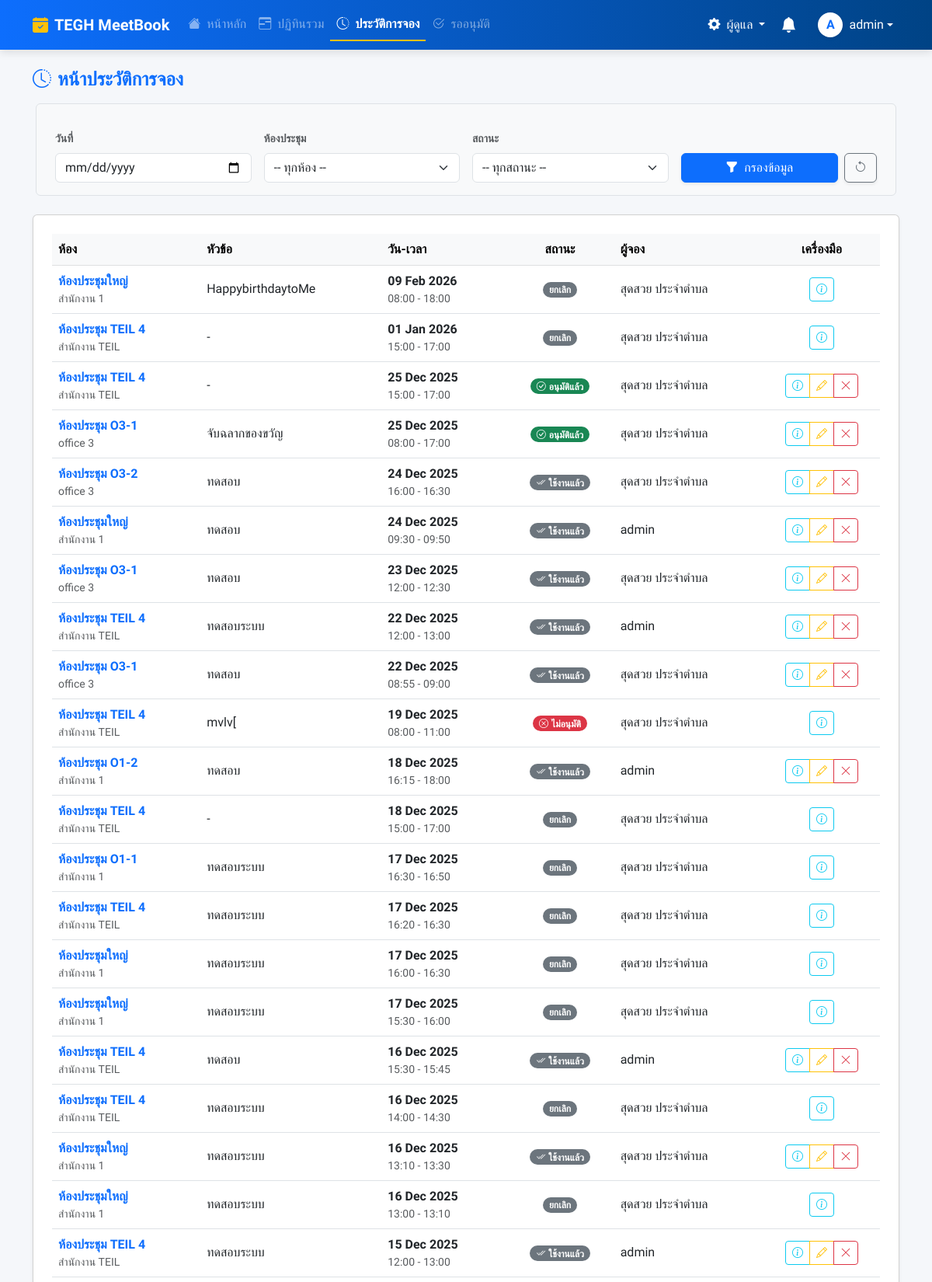
Page /history/ (signed in, upper part) on the committed database.
### booking/models.py (models this page shows, shortened)
class Booking(models.Model):
    user = models.ForeignKey(User, on_delete=models.SET_NULL, null=True, related_name='bookings')
    room = models.ForeignKey(Room, on_delete=models.CASCADE, related_name='bookings')
    title = models.CharField(max_length=200, verbose_name="หัวข้อการประชุม")
    start_time = models.DateTimeField(verbose_name="เวลาเริ่ม")
    end_time = models.DateTimeField(verbose_name="เวลาสิ้นสุด")
    chairman = models.CharField(max_length=200, blank=True, null=True, verbose_name="ประธาน")
    department = models.CharField(max_length=200, blank=True, null=True, verbose_name="แผนก")
    participant_count = models.PositiveIntegerField(default=1, verbose_name="จำนวนคน")
    participants = models.ManyToManyField(User, related_name='participating_in', blank=True, verbose_name="ผู้เข้าร่วม")
    is_user_seen = models.BooleanField(default=False, verbose_name="ผู้จองรับทราบแล้ว")
    equipments = models.ManyToManyField(Equipment, blank=True, related_name='bookings', verbose_name="อุปกรณ์ที่ขอเพิ่ม")
    presentation_file = models.FileField(upload_to='presentations/', blank=True, null=True, verbose_name="ไฟล์นำเสนอ")
    description = models.TextField(blank=True, null=True, verbose_name="รายละเอียด")
    additional_requests = models.TextField(blank=True, null=True, verbose_name="คำขอเพิ่มเติม")
    additional_notes = models.TextField(blank=True, null=True, verbose_name="หมายเหตุ")
    LAYOUT_CHOICES = (
        ('theatre', 'Theatre (เธียเตอร์)'),
        ('classroom', 'Classroom (แบบห้องเรียน)'),
        ('u_shape', 'U-Shape (รูปตัว U)'),
        ('banquet', 'Banquet (แบบจัดเลี้ยง)'),
        ('banquet_rounds', 'Banquet Rounds (โต๊ะจีน)'),
        ('conference', 'Conference (ห้องประชุมยาว)'),
        ('other', 'อื่นๆ (ระบุเพิ่มเติม)'),
    )
    room_layout = models.CharField(
        max_length=20,
        choices=LAYOUT_CHOICES,
        default='theatre',
        verbose_name="รูปแบบการจัดห้อง"
    )
    room_layout_attachment = models.FileField(
        upload_to='layout_attachments/',
        blank=True,
        null=True,
        verbose_name="ไฟล์แนบผังห้อง"
    )
    STATUS_CHOICES = [
        ('PENDING', 'รออนุมัติ'),
        ('APPROVED', 'อนุมัติแล้ว'),
        ('REJECTED', 'ไม่อนุมัติ'),
        ('CANCELLED', 'ยกเลิกแล้ว'),  # ต้องมีอันนี้ด้วย ไม่งั้นระบบยกเลิกจะ Error
    ]
    status = models.CharField(max_length=10, choices=STATUS_CHOICES, default='PENDING')
    created_at = models.DateTimeField(auto_now_add=True)
    updated_at = models.DateTimeField(auto_now=True)
    parent_booking = models.ForeignKey('self', on_delete=models.CASCADE, null=True, blank=True, related_name='child_bookings')
    recurrence_rule = models.CharField(max_length=20, blank=True, null=True)
    outlook_event_id = models.CharField(max_length=255, blank=True, null=True)

class Room(models.Model):
    name = models.CharField(max_length=100, verbose_name="ชื่อห้องประชุม")
    building = models.CharField(max_length=100, blank=True, null=True, verbose_name="อาคาร/ตึก")
    floor = models.CharField(max_length=50, blank=True, null=True, verbose_name="ชั้น")
    location = models.CharField(max_length=255, blank=True, null=True, verbose_name="สถานที่ตั้ง")
    capacity = models.PositiveIntegerField(default=1, verbose_name="ความจุ (คน)")
    equipment_in_room = models.TextField(blank=True, null=True, help_text="ระบุอุปกรณ์ถาวรในห้อง", verbose_name="อุปกรณ์ถาวรในห้อง")
    image = models.ImageField(upload_to='room_images/', blank=True, null=True, verbose_name="รูปภาพห้อง")
    approver = models.ForeignKey(User, on_delete=models.SET_NULL, null=True, blank=True, related_name='approver_rooms', verbose_name="ผู้อนุมัติ")
    is_maintenance = models.BooleanField(default=False, verbose_name="สถานะปิดปรับปรุง")
    maintenance_start = models.DateTimeField(null=True, blank=True, verbose_name="เริ่มปิดปรับปรุง")
    maintenance_end = models.DateTimeField(null=True, blank=True, verbose_name="สิ้นสุดปิดปรับปรุง")
    requires_approval = models.BooleanField(default=True, verbose_name="ต้องรออนุมัติ")
    line_notify_token = models.CharField(max_length=50, blank=True, null=True, verbose_name="Line Notify Token")
    teams_webhook_url = models.TextField(blank=True, null=True, verbose_name="Teams Webhook URL")

### booking/views.py (the view)
# urls.py: path('history/', views.history_view, name='history'),
@login_required
def history_view(request):
    if is_admin(request.user):
        qs = Booking.objects.select_related('room', 'user').all()
    else:
        qs = Booking.objects.select_related('room').filter(user=request.user)
    date_filter = request.GET.get('date')
    room_filter = request.GET.get('room')
    status_filter = request.GET.get('status')
    if date_filter:
        qs = qs.filter(start_time__date=date_filter)
    if room_filter and room_filter.isdigit():
        qs = qs.filter(room_id=room_filter)
    if status_filter:
        qs = qs.filter(status=status_filter)
    room_list = Room.objects.all()
    context = {
        **get_base_context(request),
        'bookings_list': qs.order_by('-start_time'),
        'room_list': room_list,
        'selected_date': date_filter,
        'selected_room': int(room_filter) if room_filter and room_filter.isdigit() else None,
        'selected_status': status_filter,
        'current_time': timezone.now(),
    }
    return render(request, 'pages/history.html', context)

### booking/views.py (called while the page is built)
def is_admin(user):
    return user.is_authenticated and (user.is_superuser or user.is_staff or user.groups.filter(name='Admin').exists())

def is_approver_or_admin(user):
    return user.is_authenticated and (user.is_superuser or user.is_staff or user.groups.filter(name__in=['Approver', 'Admin']).exists())

### templates/pages/history.html (shortened to what this page needs)
{% extends "base.html" %}
{% load static %}
{% block content %}
<div class="d-flex justify-content-between align-items-center mb-4">
        <h4 class="fw-bold text-primary"><i class="bi bi-clock-history me-2"></i></i>หน้าประวัติการจอง</h4>
    </div>
<section class="section">
            <form method="get" action="{% url 'history' %}" class="row g-3 mb-4 p-3 bg-light rounded border mx-1">
                <div class="col-md-3">
                    <label class="form-label small fw-bold text-muted">วันที่</label>
                    <input type="date" class="form-control" name="date" value="{{ selected_date|default:'' }}">
                </div>
                <div class="col-md-3">
                    <label class="form-label small fw-bold text-muted">ห้องประชุม</label>
                    <select class="form-select" name="room">
                        <option value="">-- ทุกห้อง --</option>
                    </select>
                </div>
                <div class="col-md-3">
                    <label class="form-label small fw-bold text-muted">สถานะ</label>
                    <select class="form-select" name="status">
                        <option value="">-- ทุกสถานะ --</option>
                    </select>
                </div>
                <div class="col-md-3 d-flex align-items-end">
                    <button type="submit" class="btn btn-primary w-100 shadow-sm">
                        <i class="bi bi-funnel-fill me-1"></i> กรองข้อมูล
                    </button>
                    <a href="{% url 'history' %}" class="btn btn-outline-secondary ms-2 shadow-sm" title="ล้างค่าการค้นหา">
                        <i class="bi bi-arrow-counterclockwise"></i>
                    </a>
                </div>
            </form>
            <div class="card shadow-sm">
            <div class="container-fluid px-4 py-4">
            <div class="table-responsive">
                <table class="table table-hover align-middle">
                    <thead class="table-light">
                        <tr>
                            <th scope="col">ห้อง</th>
                            <th scope="col">หัวข้อ</th>
                            <th scope="col">วัน-เวลา</th>
                            <th scope="col" class="text-center">สถานะ</th>
                            <th scope="col">ผู้จอง</th>
                            <th scope="col" class="text-center" style="width: 150px;">เครื่องมือ</th>
                        </tr>
                    </thead>
                    <tbody>
    {% for booking in bookings_list %}
    <tr>
        <td>
            <span class="fw-bold text-primary">{{ booking.room.name }}</span>
            <small class="d-block text-muted">{{ booking.room.building|default:"-" }}</small>
        </td>
        <td>{{ booking.title }}</td>
        <td>
            <div class="d-flex flex-column">
                <span class="fw-bold">{{ booking.start_time|date:"d M Y" }}</span>
                <small class="text-muted">
                    {{ booking.start_time|date:"H:i" }} - {{ booking.end_time|date:"H:i" }}
                </small>
            </div>
        </td>
        <td class="text-center">
            {% if booking.status == 'APPROVED' %}
                {% if booking.end_time < current_time %}
                    <span class="badge bg-secondary text-white rounded-pill">
                        <i class="bi bi-check2-all me-1"></i>ใช้งานแล้ว
                    </span>
                {% else %}
                    <span class="badge bg-success rounded-pill">
                        <i class="bi bi-check-circle me-1"></i>อนุมัติแล้ว
                    </span>
                {% endif %}
            {% elif booking.status == 'PENDING' %}
                <span class="badge bg-warning text-dark rounded-pill"><i class="bi bi-hourglass-split me-1"></i>รออนุมัติ</span>
            {% elif booking.status == 'REJECTED' %}
                <span class="badge bg-danger rounded-pill"><i class="bi bi-x-circle me-1"></i>ไม่อนุมัติ</span>
            {% else %}
                <span class="badge bg-secondary rounded-pill">ยกเลิก</span>
            {% endif %}
        </td>
        <td>
            {% if booking.user %}
                {{ booking.user.get_full_name|default:booking.user.username }}
            {% else %}
                <span class="text-muted fst-italic">ไม่ระบุ</span>
            {% endif %}
        </td>
        <td class="text-center">
            <div class="btn-group" role="group">
                <a href="{% url 'booking_detail' booking.id %}" class="btn btn-sm btn-outline-info" title="ดูรายละเอียด">
                    <i class="bi bi-info-circle"></i>
                </a>
                {% if is_admin_user or user == booking.user %}
                    {% if is_admin_user or booking.end_time > current_time %}
                        {% if booking.status == 'PENDING' or booking.status == 'APPROVED' %}
                            <a href="{% url 'edit_booking' booking.id %}" class="btn btn-sm btn-outline-warning" title="แก้ไข">
                                <i class="bi bi-pencil"></i>
                            </a>
                            <button type="button" class="btn btn-sm btn-outline-danger" data-bs-toggle="modal" data-bs-target="#deleteModal{{ booking.id }}" title="ยกเลิก">
                                <i class="bi bi-x-lg"></i>
                            </button>
                        {% endif %}
                    {% endif %}
                {% endif %}
            </div>
        </td>
    </tr>
    {% endfor %}
</tbody>
                </table>
            </div>
        </div>
    </div>
</section>
{% endblock %}

### templates/base.html (shortened to what this page needs)
{% load static %}
<!DOCTYPE html>
<html lang="th">
<head>
    <link href="https://cdn.jsdelivr.net/npm/bootstrap@5.3.0/dist/css/bootstrap.min.css" rel="stylesheet">
    <link rel="stylesheet" href="https://cdn.jsdelivr.net/npm/bootstrap-icons@1.11.0/font/bootstrap-icons.css">
    <link href="https://cdn.jsdelivr.net/npm/select2@4.1.0-rc.0/dist/css/select2.min.css" rel="stylesheet" />
    <link rel="stylesheet" href="https://cdn.jsdelivr.net/npm/select2-bootstrap-5-theme@1.3.0/dist/select2-bootstrap-5-theme.min.css" />
</head>
<body class="d-flex flex-column min-vh-100">
    <nav class="navbar navbar-expand-lg navbar-dark navbar-premium sticky-top">
        <div class="container">
            <a class="navbar-brand fw-bold d-flex align-items-center"
                href="{% if user.is_authenticated %}{% url 'dashboard' %}{% else %}{% url 'root' %}{% endif %}">
                <i class="bi bi-calendar-check-fill me-2 text-warning"></i>
                TEGH MeetBook
            </a>
            <div class="collapse navbar-collapse" id="navbarNav">
                <ul class="navbar-nav me-auto">
                    {% for item in menu_items %}
                    <li class="nav-item">
                        <a class="nav-link {% if item.active %}active text-white{% else %}text-white-50{% endif %}" href="{% url item.url_name %}">
                            <i class="bi {{ item.icon }} me-1"></i> {{ item.label }}
                        </a>
                    </li>
                    {% endfor %}
                </ul>
                <ul class="navbar-nav align-items-center gap-1">
                    {% if is_admin_user %}
                    <li class="nav-item dropdown">
                        <a class="nav-link dropdown-toggle text-white" href="#" data-bs-toggle="dropdown">
                            <i class="bi bi-gear-fill me-1"></i> ผู้ดูแล
                        </a>
                    </li>
                    {% endif %}
                    {% if user.is_authenticated %}
                    <li class="nav-item dropdown">
                        <a class="nav-link position-relative text-white" href="#" id="notificationDropdown" role="button" data-bs-toggle="dropdown" aria-expanded="false">
                            <i class="bi bi-bell-fill fs-5"></i>
                        </a>
                    </li>
                    {% endif %} {% if user.is_authenticated %}
                    <li class="nav-item dropdown ms-2">
                        <a class="nav-link dropdown-toggle text-white d-flex align-items-center" href="#" data-bs-toggle="dropdown">
                            <div class="bg-white text-primary rounded-circle d-flex align-items-center justify-content-center fw-bold me-2 shadow-sm" style="width: 32px; height: 32px;">
                                {{ user.username|make_list|first|upper }}
                            </div>
                            <span class="d-none d-lg-inline">{{ user.username }}</span>
                        </a>
                    </li>
                    {% else %}
                    <li class="nav-item">
                        <a class="btn btn-outline-light fw-bold ms-2 px-3 py-1" href="{% url 'login' %}">
                            เข้าสู่ระบบ
                        </a>
                    </li>
                    {% endif %}
                </ul>
            </div>
        </div>
    </nav>
    <main class="main-wrapper mt-4">
        <div class="container">
            {% block content %}{% endblock %}
        </div>
    </main>
</body>
</html>

### templates/base.html (style rules this page uses)
body { font-family: 'Sarabun', sans-serif; background-color: #f5f7fa; overflow-x: hidden; }
.navbar-premium { background: linear-gradient(90deg, #0d6efd 0%, #004385 100%); box-shadow: 0 4px 10px rgba(0,0,0,0.1); }
.nav-link { transition: all 0.2s; }
.nav-link.active { font-weight: 700; border-bottom: 2px solid #ffc107; }
.main-wrapper { min-height: 80vh; padding-bottom: 50px; width: 100%; }

### rows in the picture
Booking: room.name "ห้องประชุมใหญ่", room.building "สำนักงาน 1", title "HappybirthdaytoMe", start_time "09 Feb 2026", start_time "08:00", end_time "18:00", status "ยกเลิก", user.get_full_name "สุดสวย ประจำตำบล"
Booking: room.name "ห้องประชุม TEIL 4", room.building "สำนักงาน TEIL", title "-", start_time "01 Jan 2026", start_time "15:00", end_time "17:00", status "ยกเลิก", user.get_full_name "สุดสวย ประจำตำบล"
Booking: room.name "ห้องประชุม TEIL 4", room.building "สำนักงาน TEIL", title "-", start_time "25 Dec 2025", start_time "15:00", end_time "17:00", status "APPROVED" (drawn), user.get_full_name "สุดสวย ประจำตำบล"
Booking: room.name "ห้องประชุม O3-1", room.building "office 3", title "จับฉลากของขวัญ", start_time "25 Dec 2025", start_time "08:00", end_time "17:00", status "APPROVED" (drawn), user.get_full_name "สุดสวย ประจำตำบล"
Booking: room.name "ห้องประชุม O3-2", room.building "office 3", title "ทดสอบ", start_time "24 Dec 2025", start_time "16:00", end_time "16:30", status "APPROVED" (drawn), user.get_full_name "สุดสวย ประจำตำบล"
Booking: room.name "ห้องประชุมใหญ่", room.building "สำนักงาน 1", title "ทดสอบ", start_time "24 Dec 2025", start_time "09:30", end_time "09:50", status "APPROVED" (drawn), user.get_full_name "admin"
Booking: room.name "ห้องประชุม O3-1", room.building "office 3", title "ทดสอบ", start_time "23 Dec 2025", start_time "12:00", end_time "12:30", status "APPROVED" (drawn), user.get_full_name "สุดสวย ประจำตำบล"
Booking: room.name "ห้องประชุม TEIL 4", room.building "สำนักงาน TEIL", title "ทดสอบระบบ", start_time "22 Dec 2025", start_time "12:00", end_time "13:00", status "APPROVED" (drawn), user.get_full_name "admin"
Booking: room.name "ห้องประชุม O3-1", room.building "office 3", title "ทดสอบ", start_time "22 Dec 2025", start_time "08:55", end_time "09:00", status "APPROVED" (drawn), user.get_full_name "สุดสวย ประจำตำบล"
Booking: room.name "ห้องประชุม TEIL 4", room.building "สำนักงาน TEIL", title "mvlv[", start_time "19 Dec 2025", start_time "08:00", end_time "11:00", status "REJECTED" (drawn), user.get_full_name "สุดสวย ประจำตำบล"
Booking: room.name "ห้องประชุม O1-2", room.building "สำนักงาน 1", title "ทดสอบ", start_time "18 Dec 2025", start_time "16:15", end_time "18:00", status "APPROVED" (drawn), user.get_full_name "admin"
Booking: room.name "ห้องประชุม TEIL 4", room.building "สำนักงาน TEIL", title "-", start_time "18 Dec 2025", start_time "15:00", end_time "17:00", status "ยกเลิก", user.get_full_name "สุดสวย ประจำตำบล"
Booking: room.name "ห้องประชุม O1-1", room.building "สำนักงาน 1", title "ทดสอบระบบ", start_time "17 Dec 2025", start_time "16:30", end_time "16:50", status "ยกเลิก", user.get_full_name "สุดสวย ประจำตำบล"
Booking: room.name "ห้องประชุม TEIL 4", room.building "สำนักงาน TEIL", title "ทดสอบระบบ", start_time "17 Dec 2025", start_time "16:20", end_time "16:30", status "ยกเลิก", user.get_full_name "สุดสวย ประจำตำบล"
Booking: room.name "ห้องประชุมใหญ่", room.building "สำนักงาน 1", title "ทดสอบระบบ", start_time "17 Dec 2025", start_time "16:00", end_time "16:30", status "ยกเลิก", user.get_full_name "สุดสวย ประจำตำบล"
Booking: room.name "ห้องประชุมใหญ่", room.building "สำนักงาน 1", title "ทดสอบระบบ", start_time "17 Dec 2025", start_time "15:30", end_time "16:00", status "ยกเลิก", user.get_full_name "สุดสวย ประจำตำบล"
Booking: room.name "ห้องประชุม TEIL 4", room.building "สำนักงาน TEIL", title "ทดสอบ", start_time "16 Dec 2025", start_time "15:30", end_time "15:45", status "APPROVED" (drawn), user.get_full_name "admin"
Booking: room.name "ห้องประชุม TEIL 4", room.building "สำนักงาน TEIL", title "ทดสอบระบบ", start_time "16 Dec 2025", start_time "14:00", end_time "14:30", status "ยกเลิก", user.get_full_name "สุดสวย ประจำตำบล"
Booking: room.name "ห้องประชุมใหญ่", room.building "สำนักงาน 1", title "ทดสอบระบบ", start_time "16 Dec 2025", start_time "13:10", end_time "13:30", status "APPROVED" (drawn), user.get_full_name "สุดสวย ประจำตำบล"
Booking: room.name "ห้องประชุมใหญ่", room.building "สำนักงาน 1", title "ทดสอบระบบ", start_time "16 Dec 2025", start_time "13:00", end_time "13:10", status "ยกเลิก", user.get_full_name "สุดสวย ประจำตำบล"
Booking: room.name "ห้องประชุม TEIL 4", room.building "สำนักงาน TEIL", title "ทดสอบระบบ", start_time "15 Dec 2025", start_time "12:00", end_time "13:00", status "APPROVED" (drawn), user.get_full_name "admin"

### other values in the picture
{{ item.label }} "หน้าหลัก" "ปฏิทินรวม" "ประวัติการจอง" "รออนุมัติ"
{{ user.username|make_list|first|upper }} "A"
{{ user.username }} "admin"
